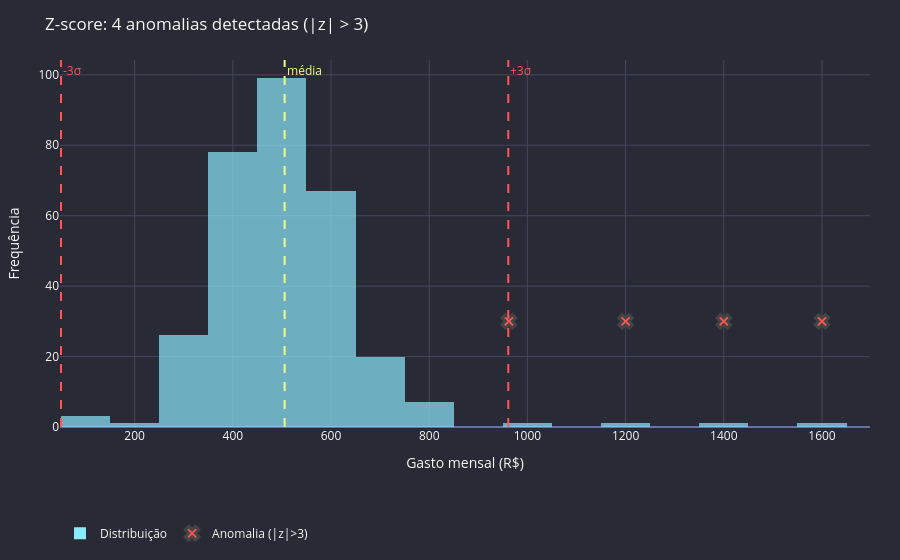

Notebook cell for this chart:
### Markdown cell above
## 4. Slide: Z-score — distribuição e limites

### Code cell
x = dados["gasto_mensal"]
z = (x - x.mean()) / x.std()
anomalias_z = abs(z) > 3

fig_zscore = go.Figure()

# Histograma
fig_zscore.add_trace(go.Histogram(
    x=x, name='Distribuição',
    marker=dict(color=DRACULA['cyan'], opacity=0.7),
    nbinsx=30,
))

# Linhas de limite
media = x.mean()
std = x.std()
for mult, color, label in [(-3, DRACULA['red'], '-3σ'), (3, DRACULA['red'], '+3σ'), (0, DRACULA['yellow'], 'média')]:
    fig_zscore.add_vline(x=media + mult*std, line_color=color, line_dash='dash', line_width=2,
                         annotation_text=label, annotation_font_color=color)

# Pontos anômalos destacados
anom_vals = x[anomalias_z]
fig_zscore.add_trace(go.Scatter(
    x=anom_vals, y=[30]*len(anom_vals), mode='markers', name='Anomalia (|z|>3)',
    marker=dict(color=DRACULA['red'], size=12, symbol='x', line=dict(width=3)),
))

fig_zscore.update_xaxes(title="Gasto mensal (R$)")
fig_zscore.update_yaxes(title="Frequência")
fig_zscore = apply_dracula(fig_zscore, f"Z-score: {anomalias_z.sum()} anomalias detectadas (|z| > 3)")
fig_zscore.show()

### Figure 1 — Plotly figure (JSON) as saved in the notebook; plotly's stock layout.template omitted (floating-point values rounded to 4 significant figures; data arrays with more than 128 entries replaced by an {"elided": "..."} marker saying what was removed)
{"data": [{"marker": {"color": "#8be9fd", "opacity": 0.7}, "name": "Distribuição", "nbinsx": 30, "type": "histogram", "x": {"elided": "305 float values"}}, {"marker": {"color": "#ff5555", "line": {"width": 3}, "size": 12, "symbol": "x"}, "mode": "markers", "name": "Anomalia (|z|>3)", "type": "scatter", "x": [962.3, 1200.0, 1400.0, 1600.0], "y": [30, 30, 30, 30]}], "layout": {"annotations": [{"font": {"color": "#ff5555"}, "showarrow": false, "text": "-3σ", "x": 50.02, "xanchor": "left", "xref": "x", "y": 1, "yanchor": "top", "yref": "y domain"}, {"font": {"color": "#ff5555"}, "showarrow": false, "text": "+3σ", "x": 961.0, "xanchor": "left", "xref": "x", "y": 1, "yanchor": "top", "yref": "y domain"}, {"font": {"color": "#f1fa8c"}, "showarrow": false, "text": "média", "x": 505.5, "xanchor": "left", "xref": "x", "y": 1, "yanchor": "top", "yref": "y domain"}], "font": {"color": "#f8f8f2"}, "legend": {"orientation": "h", "y": -0.25}, "margin": {"b": 55, "l": 60, "r": 30, "t": 60}, "paper_bgcolor": "#282a36", "plot_bgcolor": "#282a36", "shapes": [{"line": {"color": "#ff5555", "dash": "dash", "width": 2}, "type": "line", "x0": 50.02, "x1": 50.02, "xref": "x", "y0": 0, "y1": 1, "yref": "y domain"}, {"line": {"color": "#ff5555", "dash": "dash", "width": 2}, "type": "line", "x0": 961.0, "x1": 961.0, "xref": "x", "y0": 0, "y1": 1, "yref": "y domain"}, {"line": {"color": "#f1fa8c", "dash": "dash", "width": 2}, "type": "line", "x0": 505.5, "x1": 505.5, "xref": "x", "y0": 0, "y1": 1, "yref": "y domain"}], "showlegend": true, "title": {"text": "Z-score: 4 anomalias detectadas (|z| > 3)"}, "xaxis": {"gridcolor": "#44475a", "title": {"text": "Gasto mensal (R$)"}, "zerolinecolor": "#6272a4"}, "yaxis": {"gridcolor": "#44475a", "title": {"text": "Frequência"}, "zerolinecolor": "#6272a4"}}}
